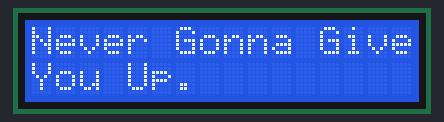
The sketch below on a simulated Arduino Uno, built with avr-gcc and run on an emulated ATmega328P. Parts: 16×2 character LCD.

Above: at 0.1 s.
At 4.1 s:
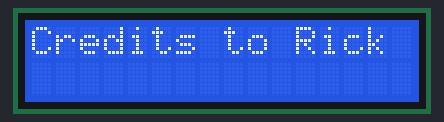
At 10.5 s:
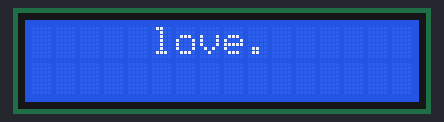
At 15.0 s:
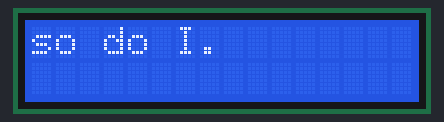
At 23.1 s:
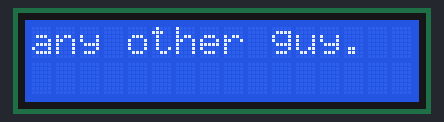
At 28.7 s:
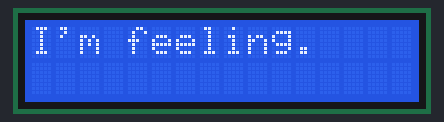

The sketch:

Rickroll.ino
```cpp
/*
  The circuit:
 * LCD RS pin to digital pin 7
 * LCD Enable pin to digital pin 8
 * LCD D4 pin to digital pin 9
 * LCD D5 pin to digital pin 10
 * LCD D6 pin to digital pin 11
 * LCD D7 pin to digital pin 12
 * LCD R/W pin to ground
 * LCD VSS pin to ground
 * LCD VCC pin to 5V
 * 10K resistor:
 * ends to +5V and ground
 * wiper to LCD VO pin (pin 3)

 */

// include the library code:
#include <LiquidCrystal.h>

// initialize the library with the numbers of the interface pins
LiquidCrystal lcd(7, 8, 9, 10, 11, 12);

void setup() {
  // set up the LCD's number of columns and rows:
  lcd.begin(16, 2);

  // Note when using the setCursor() method, the first parameter is the column number and the second parameter is the row number.

  // Also, counting starts at 0, so top left is (0, 1). Almost as confusing as the Java Swing setLocation() method because of its reversed/flipped cartesian system.

  lcd.print("Never Gonna Give");
  lcd.setCursor(0, 1);
  lcd.print("You Up.");
  delay(4000);
  lcd.clear();
  lcd.setCursor(0, 0);
  lcd.print("Credits to Rick Astley");

  // Delay amount of seconds from the begining of the song (intro) to when the lyrics start. (Not 5 seconds as displayed here)
  delay(5000);

  // Starting song here:

  lcd.clear();
  lcd.print("We're no");
  lcd.setCursor(0, 1);
  delay(600);
  lcd.print("strangers to");
  delay(800);
  lcd.setCursor(0, 1);
  lcd.clear();
  lcd.print("     love.");

  delay(2500);
  lcd.clear();

  lcd.setCursor(0, 0);
  lcd.print("You know the");
  lcd.setCursor(0, 1);
  delay(800);
  lcd.print("rules and ");
  delay(1200);
  lcd.setCursor(0, 1);
  lcd.clear();
  lcd.print("so do I.");

  delay(2500);
  lcd.clear();

  lcd.setCursor(0, 0);
  lcd.print("A full");
  lcd.setCursor(0, 1);
  lcd.print("commitment's");
  delay(800);
  lcd.clear();
  lcd.setCursor(0, 0);
  lcd.print("what I'm");
  lcd.setCursor(0, 1);
  delay(800);
  lcd.print("thinking of.");


  delay(2300);
  lcd.clear();

  lcd.setCursor(0, 0);
  lcd.print("You wouldn't get");
  lcd.setCursor(0, 1);
  delay(600);
  lcd.print("this from ");
  delay(1000);
  lcd.setCursor(0, 1);
  lcd.clear();
  lcd.print("any other guy.");

  delay(2300);
  lcd.clear();

  lcd.setCursor(0, 0);
  lcd.print("I... just want");
  lcd.setCursor(0, 1);
  delay(2000);
  lcd.print("to tell you how");
  delay(1300);
  lcd.setCursor(0, 1);
  lcd.clear();
  lcd.print("I'm feeling.");

  delay(2000);
  lcd.clear();

  lcd.setCursor(0, 0);
  lcd.print("Gotta make you");
  delay(1300);
  lcd.setCursor(0, 1);
  lcd.print("understand.");

  delay(1100);
  lcd.clear();

  lcd.clear();
  lcd.print("Never gonna");
  delay(650);
  lcd.clear();
  lcd.print("Never gonna give");
  delay(400);
  lcd.setCursor(0, 1);
  lcd.print("you");
  delay(400);
  lcd.setCursor(4, 1);
  lcd.print("up.");
  delay(750);

  lcd.setCursor(0, 1);
  lcd.clear();
  lcd.print("Never gonna");
  delay(650);
  lcd.clear();
  lcd.print("Never gonna let");
  delay(400);
  lcd.setCursor(0, 1);
  lcd.print("you");
  delay(400);
  lcd.setCursor(4, 1);
  lcd.print("down.");
  delay(750);

  lcd.setCursor(0, 1);
  lcd.clear();
  lcd.print("Never gonna");
  delay(550);
  lcd.clear();
  lcd.print("run around");
  delay(1250);
  lcd.setCursor(0, 1);
  lcd.print("and desert you.");
  delay(2500);

  lcd.clear();
  lcd.print("Never gonna");
  delay(550);
  lcd.clear();
  lcd.print("Never gonna make");
  delay(400);
  lcd.setCursor(0, 1);
  lcd.print("you");
  delay(400);
  lcd.setCursor(4, 1);
  lcd.print("cry.");
  delay(750);

  lcd.clear();
  lcd.print("Never gonna");
  delay(550);
  lcd.clear();
  lcd.print("Never gonna say");
  delay(800);
  lcd.setCursor(0, 1);
  lcd.print("goodbye...");
  delay(800);

  lcd.clear();
  lcd.print("Never gonna");
  delay(550);
  lcd.clear();
  lcd.print("Never gonna tell");
  lcd.setCursor(0, 1);
  lcd.print("a lie");
  delay(1500);
  lcd.setCursor(6, 1);
  lcd.print("and hurt");
  delay(400);
  lcd.clear();
  lcd.print("you.");
  delay(5000);

  // Clear at end of song.

  lcd.clear();

}

void loop() {
  // set the cursor to column 0, line 1
  // (note: line 1 is the second row, since counting begins with 0):
  lcd.setCursor(0, 1);
}
```

Measured:
- what the display in image 1 shows lasts 5.0 s, from 4.1 s to 9.1 s
- what the display in image 2 shows lasts 2.5 s, from 10.5 s to 13.0 s
- what the display in image 4 shows lasts 2.3 s, from 23.0 s to 25.3 s
- what the display in image 5 shows lasts 2.0 s, from 28.6 s to 30.6 s
